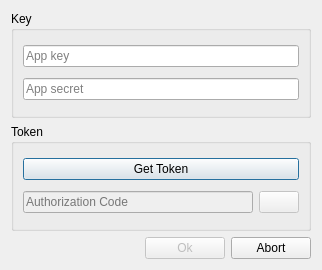
<?xml version="1.0" encoding="UTF-8"?>
<ui version="4.0">
 <class>DropBoxAuthDialog</class>
 <widget class="QDialog" name="DropBoxAuthDialog">
  <property name="geometry">
   <rect>
    <x>0</x>
    <y>0</y>
    <width>322</width>
    <height>270</height>
   </rect>
  </property>
  <property name="windowTitle">
   <string>Dropbox Authentication</string>
  </property>
  <layout class="QGridLayout" name="gridLayout_3">
   <item row="0" column="0" colspan="3">
    <widget class="QGroupBox" name="groupBox">
     <property name="title">
      <string>Key</string>
     </property>
     <layout class="QGridLayout" name="gridLayout">
      <item row="0" column="0">
       <widget class="QLineEdit" name="lineEditAppKey">
        <property name="inputMask">
         <string/>
        </property>
        <property name="placeholderText">
         <string>App key</string>
        </property>
       </widget>
      </item>
      <item row="1" column="0">
       <widget class="QLineEdit" name="lineEditAppSecret">
        <property name="echoMode">
         <enum>QLineEdit::Password</enum>
        </property>
        <property name="placeholderText">
         <string>App secret</string>
        </property>
       </widget>
      </item>
     </layout>
    </widget>
   </item>
   <item row="1" column="0" colspan="3">
    <widget class="QGroupBox" name="groupBox_2">
     <property name="title">
      <string>Token</string>
     </property>
     <layout class="QGridLayout" name="gridLayout_2">
      <item row="1" column="0">
       <widget class="QLineEdit" name="lineEditAuthCode">
        <property name="enabled">
         <bool>false</bool>
        </property>
        <property name="placeholderText">
         <string>Authorization Code</string>
        </property>
       </widget>
      </item>
      <item row="0" column="0" colspan="2">
       <widget class="QPushButton" name="pushButtonGetToken">
        <property name="text">
         <string>Get Token</string>
        </property>
       </widget>
      </item>
      <item row="1" column="1">
       <widget class="QPushButton" name="pushButtonPaste">
        <property name="enabled">
         <bool>false</bool>
        </property>
        <property name="text">
         <string/>
        </property>
        <property name="icon">
         <iconset resource="Resources.qrc">
          <normaloff>:/Icons/Icons/paste.png</normaloff>:/Icons/Icons/paste.png</iconset>
        </property>
       </widget>
      </item>
     </layout>
    </widget>
   </item>
   <item row="2" column="0">
    <spacer name="horizontalSpacer">
     <property name="orientation">
      <enum>Qt::Horizontal</enum>
     </property>
     <property name="sizeHint" stdset="0">
      <size>
       <width>156</width>
       <height>20</height>
      </size>
     </property>
    </spacer>
   </item>
   <item row="2" column="1">
    <widget class="QPushButton" name="pushButtonOk">
     <property name="enabled">
      <bool>false</bool>
     </property>
     <property name="text">
      <string>Ok</string>
     </property>
    </widget>
   </item>
   <item row="2" column="2">
    <widget class="QPushButton" name="pushButtonAbort">
     <property name="text">
      <string>Abort</string>
     </property>
    </widget>
   </item>
  </layout>
 </widget>
 <resources>
  <include location="Resources.qrc"/>
 </resources>
 <connections>
  <connection>
   <sender>pushButtonAbort</sender>
   <signal>clicked()</signal>
   <receiver>DropBoxAuthDialog</receiver>
   <slot>reject()</slot>
   <hints>
    <hint type="sourcelabel">
     <x>354</x>
     <y>241</y>
    </hint>
    <hint type="destinationlabel">
     <x>199</x>
     <y>134</y>
    </hint>
   </hints>
  </connection>
 </connections>
</ui>
